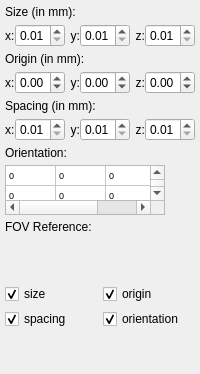
        <widget class="QWidget" name="tabFOV">
         <attribute name="title">
          <string>FOV</string>
         </attribute>
         <attribute name="toolTip">
          <string>&lt;html&gt;&lt;head/&gt;&lt;body&gt;&lt;p&gt;Field of view settings (FOV) for vizualizing the grid correctly (its origin, size and orientation).&lt;/p&gt;&lt;/body&gt;&lt;/html&gt;</string>
         </attribute>
         <layout class="QVBoxLayout" name="verticalLayout_4">
          <property name="spacing">
           <number>5</number>
          </property>
          <property name="leftMargin">
           <number>5</number>
          </property>
          <property name="topMargin">
           <number>5</number>
          </property>
          <property name="rightMargin">
           <number>5</number>
          </property>
          <property name="bottomMargin">
           <number>5</number>
          </property>
          <item>
           <widget class="QLabel" name="label_18">
            <property name="text">
             <string>Size (in mm):</string>
            </property>
           </widget>
          </item>
          <item>
           <layout class="QHBoxLayout" name="horizontalLayout_4">
            <property name="spacing">
             <number>0</number>
            </property>
            <item>
             <widget class="QLabel" name="label_20">
              <property name="sizePolicy">
               <sizepolicy hsizetype="Maximum" vsizetype="Preferred">
                <horstretch>0</horstretch>
                <verstretch>0</verstretch>
               </sizepolicy>
              </property>
              <property name="text">
               <string>x:</string>
              </property>
             </widget>
            </item>
            <item>
             <widget class="QDoubleSpinBox" name="m_sbFOVSizeX">
              <property name="sizePolicy">
               <sizepolicy hsizetype="Minimum" vsizetype="Fixed">
                <horstretch>0</horstretch>
                <verstretch>0</verstretch>
               </sizepolicy>
              </property>
              <property name="minimumSize">
               <size>
                <width>10</width>
                <height>0</height>
               </size>
              </property>
              <property name="maximumSize">
               <size>
                <width>50</width>
                <height>16777215</height>
               </size>
              </property>
              <property name="toolTip">
               <string>&lt;html&gt;&lt;head/&gt;&lt;body&gt;&lt;p&gt;Indicate the size (in mm) of the grid in the x direction.&lt;/p&gt;&lt;/body&gt;&lt;/html&gt;</string>
              </property>
              <property name="decimals">
               <number>2</number>
              </property>
              <property name="minimum">
               <double>0.010000000000000</double>
              </property>
              <property name="maximum">
               <double>9999.000000000000000</double>
              </property>
             </widget>
            </item>
            <item>
             <widget class="QLabel" name="label_21">
              <property name="text">
               <string>y:</string>
              </property>
              <property name="alignment">
               <set>Qt::AlignRight|Qt::AlignTrailing|Qt::AlignVCenter</set>
              </property>
             </widget>
            </item>
            <item>
             <widget class="QDoubleSpinBox" name="m_sbFOVSizeY">
              <property name="sizePolicy">
               <sizepolicy hsizetype="Minimum" vsizetype="Fixed">
                <horstretch>0</horstretch>
                <verstretch>0</verstretch>
               </sizepolicy>
              </property>
              <property name="minimumSize">
               <size>
                <width>10</width>
                <height>0</height>
               </size>
              </property>
              <property name="maximumSize">
               <size>
                <width>50</width>
                <height>16777215</height>
               </size>
              </property>
              <property name="toolTip">
               <string>&lt;html&gt;&lt;head/&gt;&lt;body&gt;&lt;p&gt;Indicate the size (in mm) of the grid in the y direction.&lt;/p&gt;&lt;/body&gt;&lt;/html&gt;</string>
              </property>
              <property name="decimals">
               <number>2</number>
              </property>
              <property name="minimum">
               <double>0.010000000000000</double>
              </property>
              <property name="maximum">
               <double>9999.000000000000000</double>
              </property>
             </widget>
            </item>
            <item>
             <widget class="QLabel" name="label_19">
              <property name="text">
               <string>z:</string>
              </property>
              <property name="alignment">
               <set>Qt::AlignRight|Qt::AlignTrailing|Qt::AlignVCenter</set>
              </property>
             </widget>
            </item>
            <item>
             <widget class="QDoubleSpinBox" name="m_sbFOVSizeZ">
              <property name="sizePolicy">
               <sizepolicy hsizetype="Minimum" vsizetype="Fixed">
                <horstretch>0</horstretch>
                <verstretch>0</verstretch>
               </sizepolicy>
              </property>
              <property name="minimumSize">
               <size>
                <width>10</width>
                <height>0</height>
               </size>
              </property>
              <property name="maximumSize">
               <size>
                <width>50</width>
                <height>16777215</height>
               </size>
              </property>
              <property name="toolTip">
               <string>&lt;html&gt;&lt;head/&gt;&lt;body&gt;&lt;p&gt;Indicate the size (in mm) of the grid in the z direction.&lt;/p&gt;&lt;/body&gt;&lt;/html&gt;</string>
              </property>
              <property name="decimals">
               <number>2</number>
              </property>
              <property name="minimum">
               <double>0.010000000000000</double>
              </property>
              <property name="maximum">
               <double>9999.000000000000000</double>
              </property>
             </widget>
            </item>
           </layout>
          </item>
          <item>
           <widget class="QLabel" name="label_24">
            <property name="text">
             <string>Origin (in mm):</string>
            </property>
           </widget>
          </item>
          <item>
           <layout class="QHBoxLayout" name="horizontalLayout_5">
            <property name="spacing">
             <number>0</number>
            </property>
            <item>
             <widget class="QLabel" name="label_25">
              <property name="sizePolicy">
               <sizepolicy hsizetype="Maximum" vsizetype="Preferred">
                <horstretch>0</horstretch>
                <verstretch>0</verstretch>
               </sizepolicy>
              </property>
              <property name="text">
               <string>x:</string>
              </property>
             </widget>
            </item>
            <item>
             <widget class="QDoubleSpinBox" name="m_sbFOVOriginX">
              <property name="sizePolicy">
               <sizepolicy hsizetype="Minimum" vsizetype="Fixed">
                <horstretch>0</horstretch>
                <verstretch>0</verstretch>
               </sizepolicy>
              </property>
              <property name="minimumSize">
               <size>
                <width>10</width>
                <height>0</height>
               </size>
              </property>
              <property name="maximumSize">
               <size>
                <width>50</width>
                <height>16777215</height>
               </size>
              </property>
              <property name="toolTip">
               <string>&lt;html&gt;&lt;head/&gt;&lt;body&gt;&lt;p&gt;Indicate the origin (in mm) of the grid in the x direction.&lt;/p&gt;&lt;/body&gt;&lt;/html&gt;</string>
              </property>
              <property name="minimum">
               <double>-99999.000000000000000</double>
              </property>
              <property name="maximum">
               <double>99999.000000000000000</double>
              </property>
             </widget>
            </item>
            <item>
             <widget class="QLabel" name="label_22">
              <property name="text">
               <string>y:</string>
              </property>
              <property name="alignment">
               <set>Qt::AlignRight|Qt::AlignTrailing|Qt::AlignVCenter</set>
              </property>
             </widget>
            </item>
            <item>
             <widget class="QDoubleSpinBox" name="m_sbFOVOriginY">
              <property name="sizePolicy">
               <sizepolicy hsizetype="Minimum" vsizetype="Fixed">
                <horstretch>0</horstretch>
                <verstretch>0</verstretch>
               </sizepolicy>
              </property>
              <property name="minimumSize">
               <size>
                <width>10</width>
                <height>0</height>
               </size>
              </property>
              <property name="maximumSize">
               <size>
                <width>50</width>
                <height>16777215</height>
               </size>
              </property>
              <property name="toolTip">
               <string>&lt;html&gt;&lt;head/&gt;&lt;body&gt;&lt;p&gt;Indicate the origin (in mm) of the grid in the y direction.&lt;/p&gt;&lt;/body&gt;&lt;/html&gt;</string>
              </property>
              <property name="minimum">
               <double>-99999.000000000000000</double>
              </property>
              <property name="maximum">
               <double>99999.000000000000000</double>
              </property>
             </widget>
            </item>
            <item>
             <widget class="QLabel" name="label_23">
              <property name="text">
               <string>z:</string>
              </property>
              <property name="alignment">
               <set>Qt::AlignRight|Qt::AlignTrailing|Qt::AlignVCenter</set>
              </property>
             </widget>
            </item>
            <item>
             <widget class="QDoubleSpinBox" name="m_sbFOVOriginZ">
              <property name="sizePolicy">
               <sizepolicy hsizetype="Minimum" vsizetype="Fixed">
                <horstretch>0</horstretch>
                <verstretch>0</verstretch>
               </sizepolicy>
              </property>
              <property name="minimumSize">
               <size>
                <width>10</width>
                <height>0</height>
               </size>
              </property>
              <property name="maximumSize">
               <size>
                <width>50</width>
                <height>16777215</height>
               </size>
              </property>
              <property name="toolTip">
               <string>&lt;html&gt;&lt;head/&gt;&lt;body&gt;&lt;p&gt;Indicate the origin (in mm) of the grid in the z direction.&lt;/p&gt;&lt;/body&gt;&lt;/html&gt;</string>
              </property>
              <property name="minimum">
               <double>-99999.000000000000000</double>
              </property>
              <property name="maximum">
               <double>99999.000000000000000</double>
              </property>
              <property name="value">
               <double>0.000000000000000</double>
              </property>
             </widget>
            </item>
           </layout>
          </item>
          <item>
           <widget class="QLabel" name="label_17">
            <property name="text">
             <string>Spacing (in mm):</string>
            </property>
           </widget>
          </item>
          <item>
           <layout class="QHBoxLayout" name="horizontalLayout_6">
            <property name="spacing">
             <number>0</number>
            </property>
            <item>
             <widget class="QLabel" name="label_10">
              <property name="sizePolicy">
               <sizepolicy hsizetype="Maximum" vsizetype="Preferred">
                <horstretch>0</horstretch>
                <verstretch>0</verstretch>
               </sizepolicy>
              </property>
              <property name="text">
               <string>x:</string>
              </property>
             </widget>
            </item>
            <item>
             <widget class="QDoubleSpinBox" name="m_sbGridSpX">
              <property name="sizePolicy">
               <sizepolicy hsizetype="Minimum" vsizetype="Fixed">
                <horstretch>0</horstretch>
                <verstretch>0</verstretch>
               </sizepolicy>
              </property>
              <property name="minimumSize">
               <size>
                <width>10</width>
                <height>0</height>
               </size>
              </property>
              <property name="maximumSize">
               <size>
                <width>50</width>
                <height>16777215</height>
               </size>
              </property>
              <property name="toolTip">
               <string>&lt;html&gt;&lt;head/&gt;&lt;body&gt;&lt;p&gt;Indicate the spacing/resolution of the grid in the x direction.&lt;/p&gt;&lt;/body&gt;&lt;/html&gt;</string>
              </property>
              <property name="minimum">
               <double>0.010000000000000</double>
              </property>
              <property name="maximum">
               <double>9999.000000000000000</double>
              </property>
              <property name="value">
               <double>0.010000000000000</double>
              </property>
             </widget>
            </item>
            <item>
             <widget class="QLabel" name="label_12">
              <property name="text">
               <string>y:</string>
              </property>
              <property name="alignment">
               <set>Qt::AlignRight|Qt::AlignTrailing|Qt::AlignVCenter</set>
              </property>
             </widget>
            </item>
            <item>
             <widget class="QDoubleSpinBox" name="m_sbGridSpY">
              <property name="sizePolicy">
               <sizepolicy hsizetype="Minimum" vsizetype="Fixed">
                <horstretch>0</horstretch>
                <verstretch>0</verstretch>
               </sizepolicy>
              </property>
              <property name="minimumSize">
               <size>
                <width>10</width>
                <height>0</height>
               </size>
              </property>
              <property name="maximumSize">
               <size>
                <width>50</width>
                <height>16777215</height>
               </size>
              </property>
              <property name="toolTip">
               <string>&lt;html&gt;&lt;head/&gt;&lt;body&gt;&lt;p&gt;Indicate the spacing/resolution of the grid in the y direction.&lt;/p&gt;&lt;/body&gt;&lt;/html&gt;</string>
              </property>
              <property name="minimum">
               <double>0.010000000000000</double>
              </property>
              <property name="maximum">
               <double>9999.000000000000000</double>
              </property>
              <property name="value">
               <double>0.010000000000000</double>
              </property>
             </widget>
            </item>
            <item>
             <widget class="QLabel" name="label_11">
              <property name="text">
               <string>z:</string>
              </property>
              <property name="alignment">
               <set>Qt::AlignRight|Qt::AlignTrailing|Qt::AlignVCenter</set>
              </property>
             </widget>
            </item>
            <item>
             <widget class="QDoubleSpinBox" name="m_sbGridSpZ">
              <property name="sizePolicy">
               <sizepolicy hsizetype="Minimum" vsizetype="Fixed">
                <horstretch>0</horstretch>
                <verstretch>0</verstretch>
               </sizepolicy>
              </property>
              <property name="minimumSize">
               <size>
                <width>10</width>
                <height>0</height>
               </size>
              </property>
              <property name="maximumSize">
               <size>
                <width>50</width>
                <height>16777215</height>
               </size>
              </property>
              <property name="toolTip">
               <string>&lt;html&gt;&lt;head/&gt;&lt;body&gt;&lt;p&gt;Indicate the spacing/resolution of the grid in the z direction.&lt;/p&gt;&lt;/body&gt;&lt;/html&gt;</string>
              </property>
              <property name="minimum">
               <double>0.010000000000000</double>
              </property>
              <property name="maximum">
               <double>9999.000000000000000</double>
              </property>
              <property name="value">
               <double>0.010000000000000</double>
              </property>
             </widget>
            </item>
           </layout>
          </item>
          <item>
           <widget class="QLabel" name="label_27">
            <property name="text">
             <string>Orientation:</string>
            </property>
           </widget>
          </item>
          <item>
           <widget class="QTableWidget" name="m_tableOrientation">
            <property name="enabled">
             <bool>true</bool>
            </property>
            <property name="sizePolicy">
             <sizepolicy hsizetype="Expanding" vsizetype="Maximum">
              <horstretch>0</horstretch>
              <verstretch>0</verstretch>
             </sizepolicy>
            </property>
            <property name="maximumSize">
             <size>
              <width>160</width>
              <height>50</height>
             </size>
            </property>
            <property name="font">
             <font>
              <pointsize>7</pointsize>
             </font>
            </property>
            <property name="showDropIndicator" stdset="0">
             <bool>false</bool>
            </property>
            <property name="dragDropOverwriteMode">
             <bool>false</bool>
            </property>
            <property name="wordWrap">
             <bool>false</bool>
            </property>
            <property name="cornerButtonEnabled">
             <bool>false</bool>
            </property>
            <attribute name="horizontalHeaderVisible">
             <bool>false</bool>
            </attribute>
            <attribute name="horizontalHeaderMinimumSectionSize">
             <number>20</number>
            </attribute>
            <attribute name="horizontalHeaderDefaultSectionSize">
             <number>50</number>
            </attribute>
            <attribute name="verticalHeaderVisible">
             <bool>false</bool>
            </attribute>
            <attribute name="verticalHeaderDefaultSectionSize">
             <number>20</number>
            </attribute>
            <row>
             <property name="text">
              <string>R1</string>
             </property>
            </row>
            <row>
             <property name="text">
              <string>R2</string>
             </property>
            </row>
            <row>
             <property name="text">
              <string>R3</string>
             </property>
            </row>
            <column>
             <property name="text">
              <string>C1</string>
             </property>
            </column>
            <column>
             <property name="text">
              <string>C2</string>
             </property>
            </column>
            <column>
             <property name="text">
              <string>C3</string>
             </property>
            </column>
            <item row="0" column="0">
             <property name="text">
              <string>0</string>
             </property>
             <property name="flags">
              <set>ItemIsEnabled</set>
             </property>
            </item>
            <item row="0" column="1">
             <property name="text">
              <string>0</string>
             </property>
             <property name="flags">
              <set>ItemIsEnabled</set>
             </property>
            </item>
            <item row="0" column="2">
             <property name="text">
              <string>0</string>
             </property>
             <property name="flags">
              <set>ItemIsEnabled</set>
             </property>
            </item>
            <item row="1" column="0">
             <property name="text">
              <string>0</string>
             </property>
             <property name="flags">
              <set>ItemIsEnabled</set>
             </property>
            </item>
            <item row="1" column="1">
             <property name="text">
              <string>0</string>
             </property>
             <property name="flags">
              <set>ItemIsEnabled</set>
             </property>
            </item>
            <item row="1" column="2">
             <property name="text">
              <string>0</string>
             </property>
             <property name="flags">
              <set>ItemIsEnabled</set>
             </property>
            </item>
            <item row="2" column="0">
             <property name="text">
              <string>0</string>
             </property>
             <property name="flags">
              <set>ItemIsEnabled</set>
             </property>
            </item>
            <item row="2" column="1">
             <property name="text">
              <string>0</string>
             </property>
             <property name="flags">
              <set>ItemIsEnabled</set>
             </property>
            </item>
            <item row="2" column="2">
             <property name="text">
              <string>0</string>
             </property>
             <property name="flags">
              <set>ItemIsEnabled</set>
             </property>
            </item>
           </widget>
          </item>
          <item>
           <widget class="QLabel" name="label_26">
            <property name="text">
             <string>FOV Reference:</string>
            </property>
           </widget>
          </item>
          <item>
           <layout class="QHBoxLayout" name="horizontalLayout_7">
            <property name="spacing">
             <number>3</number>
            </property>
            <item>
             <widget class="QmitkSingleNodeSelectionWidget" name="fovReferenceNodeSelector" native="true">
              <property name="minimumSize">
               <size>
                <width>0</width>
                <height>40</height>
               </size>
              </property>
             </widget>
            </item>
           </layout>
          </item>
          <item>
           <layout class="QGridLayout" name="gridLayout">
            <item row="0" column="0">
             <widget class="QCheckBox" name="m_checkUseRefSize">
              <property name="text">
               <string>size</string>
              </property>
              <property name="checked">
               <bool>true</bool>
              </property>
             </widget>
            </item>
            <item row="0" column="1">
             <widget class="QCheckBox" name="m_checkUseRefOrigin">
              <property name="text">
               <string>origin</string>
              </property>
              <property name="checked">
               <bool>true</bool>
              </property>
             </widget>
            </item>
            <item row="1" column="0">
             <widget class="QCheckBox" name="m_checkUseRefSpacing">
              <property name="text">
               <string>spacing</string>
              </property>
              <property name="checked">
               <bool>true</bool>
              </property>
             </widget>
            </item>
            <item row="1" column="1">
             <widget class="QCheckBox" name="m_checkUseRefOrientation">
              <property name="text">
               <string>orientation</string>
              </property>
              <property name="checked">
               <bool>true</bool>
              </property>
             </widget>
            </item>
           </layout>
          </item>
          <item>
           <spacer name="verticalSpacer_2">
            <property name="orientation">
             <enum>Qt::Vertical</enum>
            </property>
            <property name="sizeHint" stdset="0">
             <size>
              <width>20</width>
              <height>40</height>
             </size>
            </property>
           </spacer>
          </item>
         </layout>
        </widget>
